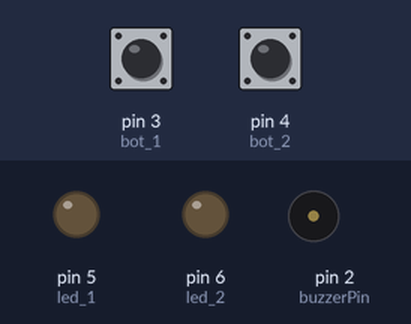
A sketch run on a simulated Arduino Uno, built with avr-gcc and run on an emulated ATmega328P. Shown: output pins drawn as LEDs (lit = HIGH), buzzer (waves = sounding). Inputs (shaded band) come from the test bench; at power-on: pin 3 (bot_1) LOW, pin 4 (bot_2) LOW.

Above: at 1.2 s.
1.3 s: pin 3 (bot_1) pulled HIGH for 0.15 s
At 1.6 s:
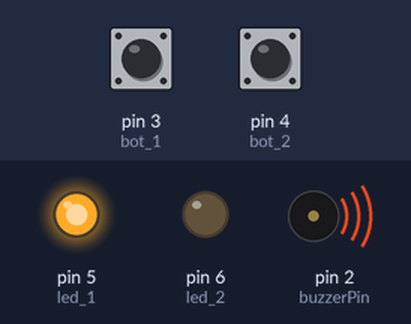
4.4 s: pin 4 (bot_2) pulled HIGH for 3.2 s
At 8.2 s:
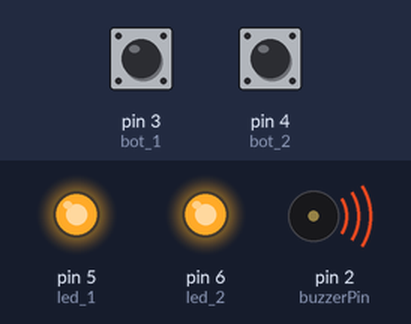
Timing chart, 0 to 34.8 s (numbered marks = the images above; inputs shaded):
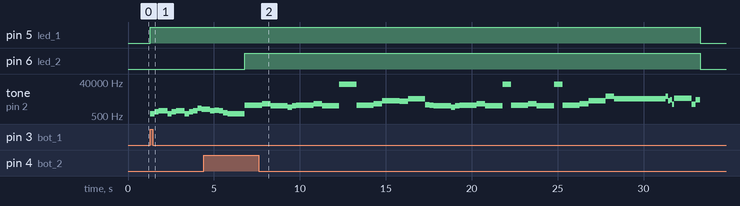

The sketch:

sketch_rocola.ino
```cpp
const long SI=1975.53,   //creamos unas variables para las notas musicales
            RES=2349.32,
            LA=1880.66,
            SOl=1567.98,
            LAS=3502.00,
            SOlS=3322.44,
            DOS=2093.01,
            REES=4698.64,
            SIS=3951.07,
            DOOS=2217.46,
            MIS=2637.02,
            SOOLS=6271.93,
            REEES=4978.03,
            FA=5587.65,
            PAU=30000;
const int melodia1[] = {SI,RES,LA,SOl,LA,SI,RES,LA,PAU,SI,RES,LAS,SOlS, //partitura convertida a mano de la cancion
                      REES,DOS,SI,LA,SOl,LA,SI,RES,LA,PAU,SI,RES,LA,PAU,
                      SI,RES,LAS,SOOLS,REES,SOOLS,LAS,SIS,DOOS,REEES,DOOS,SIS,};
                      int a=3000, d=1000, e=500, m=250, c=125; //pausa de cada nota
const int duracionNota1[] = {d,e,d,m,m,d,e,d,d,d,e,d,e,//timepo que durara cada nota
                            d,m,m,d,m,m,d,e,d,e,d,e,d,e,
                            d,e,d,e,a,c,c,c,c,d,m,m};

const int buzzerPin = 2;//variables de pines que estaran conectados al arduino
const int bot_1 = 3;
const int bot_2 = 4;
const int led_1 = 5;
const int led_2 = 6;
int A;//variables para guardar datos
int N;
const int SA_1;//variables para salidas de los botones
const int SA_2;
#define in_1() pinMode(bot_1,INPUT)//asignamos nombres a algunos comandos
#define in_2() pinMode(bot_2,INPUT)
#define SA_1() pinMode(led_1,OUTPUT)
#define SA_2() pinMode(led_2,OUTPUT)

void setup() {
  // put your setup code here, to run once:
  in_1();//activamos pines
  in_2();
  SA_1();
  SA_2();
  pinMode(buzzerPin,OUTPUT);//activamos el pin para el buzzer

}

void loop() {
  // put your main code here, to run repeatedly:
  int A = digitalRead(bot_1); //comando que activa la primera canción "Saria's song"
  if(A == 1) {
    digitalWrite(led_1,HIGH);//encendemos la led
    tone(buzzerPin, 659); //codigo de cancion convertida a archivo midi
  delay(250);
  noTone(buzzerPin);

  tone(buzzerPin, 880);
  delay(250);
  noTone(buzzerPin);

  tone(buzzerPin, 988);
  delay(500);
  noTone(buzzerPin);

  tone(buzzerPin, 659);
  delay(250);
  noTone(buzzerPin);

  tone(buzzerPin, 880);
  delay(250);
  noTone(buzzerPin);

  tone(buzzerPin, 988);
  delay(500);
  noTone(buzzerPin);

  tone(buzzerPin, 659);
  delay(250);
  noTone(buzzerPin);

  tone(buzzerPin, 880);
  delay(250);
  noTone(buzzerPin);

  tone(buzzerPin, 988);
  delay(250);
  noTone(buzzerPin);

  tone(buzzerPin, 1319);
  delay(250);
  noTone(buzzerPin);

  tone(buzzerPin, 1175);
  delay(500);
  noTone(buzzerPin);

  tone(buzzerPin, 988);
  delay(250);
  noTone(buzzerPin);

  tone(buzzerPin, 1047);
  delay(250);
  noTone(buzzerPin);

  tone(buzzerPin, 988);
  delay(250);
  noTone(buzzerPin);

  tone(buzzerPin, 784);
  delay(250);
  noTone(buzzerPin);

  tone(buzzerPin, 659);
  delay(1000);
  noTone(buzzerPin);
    } else {digitalWrite(led_1,LOW);} //apagamos la led

  int N = digitalRead(bot_2); //comando que activa la primera canción "Zelda Lullaby"
  if(N == 1) {
    digitalWrite(led_2,HIGH); //encendemos la led
    for (int notaActual1 = 0; notaActual1 < 39; notaActual1++) {  //va a repetir las 39 notas
      tone(buzzerPin, melodia1[notaActual1]); //da el tono a la frecuencia de la nota en ese momento
      delay(duracionNota1[notaActual1]);//se mantiene con la nota el tiempo definido para esa nota
     noTone(buzzerPin); //finaliza la melodía
    }
    }else {digitalWrite(led_2,LOW);} //apagamos la led

}
```

Measured:
- after the input at 1.3 s, pin 5 (led_1): LOW → HIGH at once; tone on pin 2 (buzzerPin): plays 659 Hz for 0.25 s, 880 Hz for 0.25 s, 988 Hz for 0.50 s, 659 Hz for 0.25 s, 880 Hz for 0.25 s, 988 Hz for 0.50 s … (11 notes in this stretch), starting at once
- after the input at 4.4 s, pin 5 (led_1): HIGH → LOW after 28.9 s instead of 2.4 s; pin 6 (led_2): LOW → HIGH after 2.4 s, → LOW 26.5 s later
